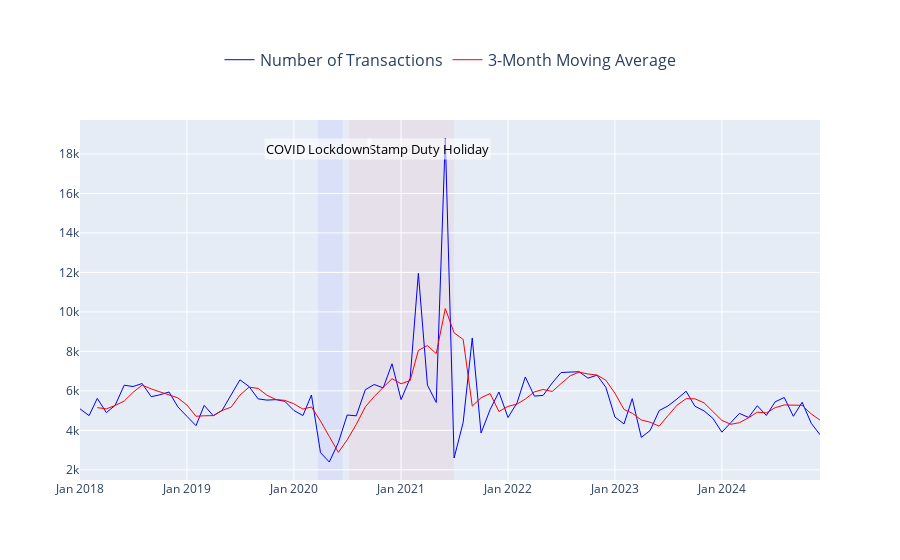

This figure's notebook cell:
### Markdown cell above
### 3.1) Transaction volume per month

### Code cell
from src.PlotUtils import plot_transaction_volume_with_annotations

fig = plot_transaction_volume_with_annotations(london_df)
